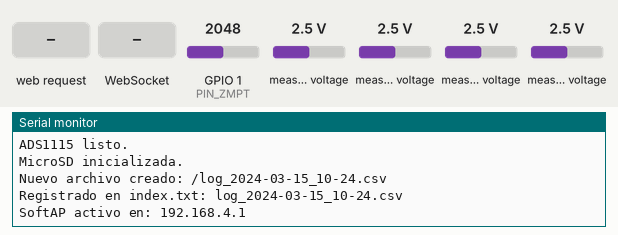
A sketch run on a simulated ESP32. On the bench: the last lines printed to the serial monitor. Inputs (shaded band) come from the test bench; at power-on: measured voltage 2.5 V, GPIO 1 (PIN_ZMPT) = 2048 (analog values on the 0–4095 scale). The local clock reads 2024-03-15 10:24:30 at power-on unless the sketch sets it; storage starts empty.

Above: at 1.2 s.
1.3 s: HTTP request GET /list-files received
At 2.4 s:
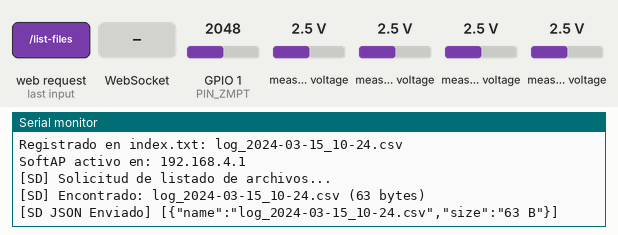
2.8 s: WebSocket text "/" received
At 3.6 s:
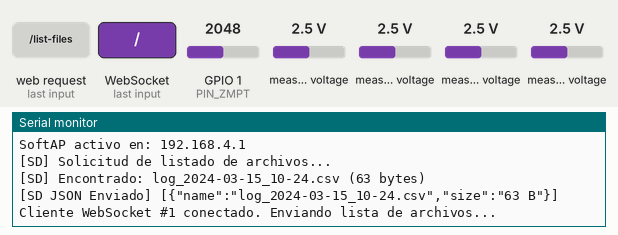
4.3 s: measured voltage (sensor 202) set to 0.1 V
At 7.8 s:
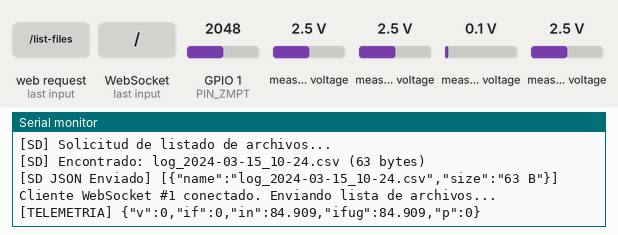

The sketch:

DATALOGGER_VOLT_CORRIENTE_DIF_WEBSOCKET_MEMORIASD_v3.ino
```cpp
#include <ArduinoJson.h>
#include <ArduinoJson.hpp>
#include <WiFi.h>
#include <AsyncTCP.h>
#include <ESPAsyncWebServer.h>
#include <SPI.h>
#include <SD.h>
#include <Wire.h>
#include <Adafruit_ADS1X15.h>
#include <time.h>
#include <sys/time.h>
SemaphoreHandle_t sdMutex;
// --- Credenciales SoftAP ---
const char* AP_SSID = "Monitor-Energia";
const char* AP_PASS = "12345678";

// --- Hardware & Pines ---
#define I2C_SDA      5
#define I2C_SCL      23
#define PIN_ZMPT     1
#define SD_CS_PIN    19

// --- Constantes de Calibración ---
const float CALIBRATION_SCT   = 50.0;
const float VOLTS_PER_BIT_ADS = 0.0000625;
const float CALIBRATION_VOLT  = 450;
const float EMA_ALPHA         = 0.15;

// --- Configuración de Archivos ---
// Lapso de rotación en segundos (ej. 1800 = 30 min, 3600 = 1 hora)
const unsigned int TIEMPO_GUARDADO_MIN = 30;
const unsigned long FILE_ROTATION_SEC = TIEMPO_GUARDADO_MIN*60;

struct Medicion {
  char timestamp_str[24];
  float voltaje;
  float i_fase;
  float i_neutro;
  float i_fuga;
  float potencia_aparente;
};

Adafruit_ADS1115 ads;
QueueHandle_t medicionesQueue;
AsyncWebServer server(80);
AsyncWebSocket ws("/ws");

float vRMS_filtrado = 0.0;
String currentFileName = "";
unsigned long fileStartTime = 0;
bool timeSynchronized = false;

// Obtener string de fecha/hora formateada
String getFormattedTime() {
  time_t now = time(nullptr);
  struct tm timeinfo;
  localtime_r(&now, &timeinfo);
  char buffer[25];
  strftime(buffer, sizeof(buffer), "%Y-%m-%d %H:%M:%S", &timeinfo);
  return String(buffer);
}

// Generar nombre de archivo rotativo
String generateNewFileName() {
  time_t now = time(nullptr);
  struct tm timeinfo;
  localtime_r(&now, &timeinfo);
  char buffer[32];
  strftime(buffer, sizeof(buffer), "/log_%Y-%m-%d_%H-%M.csv", &timeinfo);
  return String(buffer);
}
void sendFileListViaWS(AsyncWebSocketClient *client) {
  if (xSemaphoreTake(sdMutex, pdMS_TO_TICKS(1000)) == pdTRUE) {
    if (SD.exists("/index.txt")) {
      File idx = SD.open("/index.txt", FILE_READ);
      if (idx) {
        JsonDocument doc;
        JsonArray arr = doc["fileList"].to<JsonArray>();

        while (idx.available()) {
          String line = idx.readStringUntil('\n');
          line.trim();
          if (line.length() > 0) {
            arr.add(line);
          }
        }
        idx.close();

        String out;
        serializeJson(doc, out);
        client->text(out);
      }
    } else {
      // Si aún no hay índice, enviar lista vacía
      client->text("{\"fileList\":[]}");
    }
    xSemaphoreGive(sdMutex);
  }
}

// Inicializar nuevo archivo CSV y registrarlo en el índice
void initNewLogFile() {
  currentFileName = generateNewFileName();
  fileStartTime = millis();

  // 1. Crear el nuevo archivo de datos
  File f = SD.open(currentFileName.c_str(), FILE_WRITE);
  if (f) {
    f.println("Fecha_Hora,Voltaje_V,I_Fase_A,I_Neutro_A,I_Fuga_A,Potencia_VA");
    f.close();
    Serial.println("Nuevo archivo creado: " + currentFileName);
  }

  // 2. Anotar el nombre en index.txt (sin la diagonal inicial para la URL)
  String cleanName = currentFileName.startsWith("/") ? currentFileName.substring(1) : currentFileName;
  File idx = SD.open("/index.txt", FILE_APPEND);
  if (idx) {
    idx.println(cleanName);
    idx.close();
    Serial.println("Registrado en index.txt: " + cleanName);
  }

  // 3. Notificar de inmediato al celular vía WebSocket si está abierto
  if (ws.count() > 0) {
    JsonDocument doc;
    doc["newFile"] = cleanName;
    String out;
    serializeJson(doc, out);
    ws.textAll(out);
  }
}
// HTML con sincronización horaria automática y explorador de archivos
const char INDEX_HTML[] PROGMEM = R"rawliteral(
<!DOCTYPE html>
<html lang="es">
<head>
  <meta charset="UTF-8">
  <meta name="viewport" content="width=device-width, initial-scale=1.0">
  <title>Monitor Eléctrico</title>
  <style>
    body { font-family: -apple-system, sans-serif; background: #121418; color: #e0e6ed; margin: 0; padding: 12px; }
    .container { max-width: 600px; margin: 0 auto; }
    .card { background: #1c1f26; border-radius: 8px; padding: 12px; margin-bottom: 10px; border: 1px solid #2d333b; text-align: center; }
    .grid { display: grid; grid-template-columns: 1fr 1fr; gap: 8px; }
    .val { font-size: 1.7rem; font-weight: bold; }
    .v-val { color: #00e676; } .if-val { color: #29b6f6; } .in-val { color: #ab47bc; } .fug-val { color: #ef5350; } .p-val { color: #ffa726; }
    .file-item { display: flex; justify-content: space-between; align-items: center; padding: 8px 4px; border-bottom: 1px solid #2d333b; font-size: 0.9rem; }
    .btn { background: #008080; color: white; padding: 6px 12px; border-radius: 4px; text-decoration: none; font-size: 0.85rem; font-weight: bold; }
    #time-status { font-size: 0.8rem; color: #8b949e; margin-top: 4px; }
  </style>
</head>
<body>
  <div class="container">
    <h2 style="text-align:center; margin: 8px 0;">Monitor Eléctrico Autónomo</h2>
    <div id="time-status" style="text-align:center;">Sincronizando hora...</div>

    <div class="card" style="margin-top:10px;">
      <div>Voltaje RMS</div>
      <div id="volt" class="val v-val">-- V</div>
    </div>
    <div class="grid">
      <div class="card">
        <div>I Fase RMS</div>
        <div id="ifase" class="val if-val">-- A</div>
      </div>
      <div class="card">
        <div>I Neutro RMS</div>
        <div id="ineutro" class="val in-val">-- A</div>
      </div>
    </div>
    <div class="grid">
      <div class="card">
        <div>I Fuga</div>
        <div id="ifuga" class="val fug-val">-- A</div>
      </div>
      <div class="card">
        <div>Potencia</div>
        <div id="power" class="val p-val">-- W</div>
      </div>
    </div>

    <div class="card">
      <h3 style="margin: 4px 0 10px 0;">Archivos en Memoria MicroSD</h3>
      <div id="file-list">Cargando registros...</div>
    </div>
  </div>

<script>
    const gateway = `ws://${window.location.hostname}/ws`;
    let websocket;
    let knownFiles = [];

    function renderFileList() {
      const container = document.getElementById('file-list');
      if (knownFiles.length === 0) {
        container.innerHTML = '<p style="color:#8b949e;">No hay archivos registrados aún.</p>';
        return;
      }
      let html = '';
      // Mostramos los más recientes primero (orden invertido)
      for (let i = knownFiles.length - 1; i >= 0; i--) {
        const name = knownFiles[i];
        html += `<div class="file-item">
                  <span><b>${name}</b></span>
                  <a class="btn" href="/download?file=${encodeURIComponent(name)}" download>Descargar</a>
                 </div>`;
      }
      container.innerHTML = html;
    }

    function initWebSocket() {
      websocket = new WebSocket(gateway);
      websocket.onopen = function() {
        const localEpoch = Math.floor(Date.now() / 1000);
        websocket.send(JSON.stringify({ setTime: localEpoch }));
      };
      websocket.onmessage = function(event) {
        const data = JSON.parse(event.data);

        // Recibir lista inicial de archivos
        if (data.fileList !== undefined) {
          knownFiles = data.fileList;
          renderFileList();
        }
        // Recibir notificación de archivo nuevo rotado
        else if (data.newFile !== undefined) {
          if (!knownFiles.includes(data.newFile)) {
            knownFiles.push(data.newFile);
            renderFileList();
          }
        }
        // Hora sincronizada
        else if (data.timeSync) {
          document.getElementById('time-status').innerText = "Hora sincronizada: " + data.clock;
        }
        // Mediciones en tiempo real
        else if (data.v !== undefined) {
          document.getElementById('volt').innerText = Number(data.v).toFixed(1) + " V";
          document.getElementById('ifase').innerText = Number(data.if).toFixed(3) + " A";
          document.getElementById('ineutro').innerText = Number(data.in).toFixed(3) + " A";
          document.getElementById('ifuga').innerText = Number(data.ifug).toFixed(3) + " A";
          document.getElementById('power').innerText = Number(data.p).toFixed(1) + " VA";
        }
      };
      websocket.onclose = function() { setTimeout(initWebSocket, 2000); };
    }

    window.onload = initWebSocket;
  </script>
</body>
</html>
)rawliteral";

// --- Muestreo de magnitudes ---
double readVoltageRMS(int /*unused*/) {
  const unsigned long WINDOW_US = 100000;
  long sumRaw = 0;
  for (int i = 0; i < 400; i++) {
    sumRaw += analogRead(PIN_ZMPT);
    delayMicroseconds(25);
  }
  float offset = sumRaw / 400.0;

  double sumSq = 0.0;
  long sampleCount = 0;
  unsigned long startMicros = micros();

  while (micros() - startMicros < WINDOW_US) {
    float centered = analogRead(PIN_ZMPT) - offset;
    float vInst = (centered / 4095.0) * 3.3 * CALIBRATION_VOLT;
    sumSq += (vInst * vInst);
    sampleCount++;
    delayMicroseconds(10);
  }

  if (sampleCount == 0) return 0.0;
  double vRMS_inst = sqrt(sumSq / sampleCount);
  if (vRMS_inst < 15.0) vRMS_inst = 0.0;

  if (vRMS_filtrado == 0.0) {
    vRMS_filtrado = vRMS_inst;
  } else {
    vRMS_filtrado = (EMA_ALPHA * vRMS_inst) + ((1.0 - EMA_ALPHA) * vRMS_filtrado);
  }
  return vRMS_filtrado;
}

double readIrmsADS(uint8_t channel, int numSamples) {
  double sumSq = 0.0;
  for (int i = 0; i < numSamples; i++) {
    int16_t rawDiff = (channel == 0) ? ads.readADC_Differential_0_1() : ads.readADC_Differential_2_3();
    float voltage = rawDiff * VOLTS_PER_BIT_ADS;
    float current = voltage * CALIBRATION_SCT;
    sumSq += (current * current);
  }
  double irms = sqrt(sumSq / numSamples);
  return (irms < 0.02) ? 0.0 : irms;
}

// --- TAREA 1: Muestreo continuo ---
void TaskSampling(void *pvParameters) {
  for (;;) {
    double vRed = readVoltageRMS(0);
    double iFase = readIrmsADS(0, 200);
    double iNeutro = readIrmsADS(1, 200);
    double pAparente = vRed * iFase;
    double iFuga = fabs(iFase - iNeutro);

    Medicion med;
    String tStr = getFormattedTime();
    strncpy(med.timestamp_str, tStr.c_str(), sizeof(med.timestamp_str));
    med.voltaje = round(vRed * 10.0) / 10.0;
    med.i_fase = round(iFase * 1000.0) / 1000.0;
    med.i_neutro = round(iNeutro * 1000.0) / 1000.0;
    med.i_fuga = round(iFuga * 1000.0) / 1000.0;
    med.potencia_aparente = round(pAparente * 10.0) / 10.0;

    xQueueSend(medicionesQueue, &med, 0);
    vTaskDelay(pdMS_TO_TICKS(100));
  }
}

// --- TAREA 2: MicroSD con Rotación y WebSockets ---
void TaskLoggingAndComms(void *pvParameters) {
  Medicion med;
  unsigned long lastSDWrite = 0;
  String dataBuffer = "";

  for (;;) {
    if (xQueueReceive(medicionesQueue, &med, portMAX_DELAY) == pdPASS) {

      // 1. WebSocket & Serial
      JsonDocument doc;
      doc["v"] = med.voltaje;
      doc["if"] = med.i_fase;
      doc["in"] = med.i_neutro;
      doc["ifug"] = med.i_fuga;
      doc["p"] = med.potencia_aparente;

      String jsonStr;
      serializeJson(doc, jsonStr);
      Serial.print("[TELEMETRIA] ");
      Serial.println(jsonStr);

      if (ws.count() > 0) {
        ws.textAll(jsonStr);
      }

      // 2. Acumulación CSV con Fecha y Hora
      dataBuffer += String(med.timestamp_str) + "," +
                    String(med.voltaje, 1) + "," +
                    String(med.i_fase, 3) + "," +
                    String(med.i_neutro, 3) + "," +
                    String(med.i_fuga, 3) + "," +
                    String(med.potencia_aparente, 1) + "\n";

      // 3. Revisar rotación de archivo
      if ((millis() - fileStartTime) >= (FILE_ROTATION_SEC * 1000UL)) {
        if (xSemaphoreTake(sdMutex, pdMS_TO_TICKS(1000)) == pdTRUE) {
          if (dataBuffer.length() > 0 && currentFileName != "") {
            File f = SD.open(currentFileName.c_str(), FILE_APPEND);
            if (f) { f.print(dataBuffer); f.close(); }
            dataBuffer = "";
          }
          initNewLogFile();
          xSemaphoreGive(sdMutex);
        }
      }

      // 4. Escritura periódica a SD cada 5 segundos
      if (millis() - lastSDWrite >= 5000) {
        if (currentFileName != "") {
          if (xSemaphoreTake(sdMutex, pdMS_TO_TICKS(1000)) == pdTRUE) {
            File file = SD.open(currentFileName.c_str(), FILE_APPEND);
            if (file) {
              file.print(dataBuffer);
              file.close();
              dataBuffer = "";
              lastSDWrite = millis();
            }
            xSemaphoreGive(sdMutex);
          }
        }
      }
    }
  }
}

// Manejo de eventos WebSocket (recibe sincronización de hora)
void onWsEvent(AsyncWebSocket *server, AsyncWebSocketClient *client, AwsEventType type, void *arg, uint8_t *data, size_t len) {
  if (type == WS_EVT_CONNECT) {
    Serial.printf("Cliente WebSocket #%u conectado. Enviando lista de archivos...\n", client->id());
    sendFileListViaWS(client);
  }
  else if (type == WS_EVT_DATA) {
    AwsFrameInfo *info = (AwsFrameInfo*)arg;
    if (info->final && info->index == 0 && info->len == len && info->opcode == WS_TEXT) {
      JsonDocument doc;
      deserializeJson(doc, data, len);
      if (doc.containsKey("setTime")) {
        time_t epoch = doc["setTime"];
        struct timeval tv = { .tv_sec = epoch, .tv_usec = 0 };
        settimeofday(&tv, nullptr);
        tzset();
        timeSynchronized = true;

        Serial.printf("Reloj sincronizado con el navegador: %ld\n", epoch);

        if (currentFileName.startsWith("/log_1970")) {
          if (xSemaphoreTake(sdMutex, pdMS_TO_TICKS(1000)) == pdTRUE) {
            initNewLogFile();
            xSemaphoreGive(sdMutex);
          }
          // Reenviar lista actualizada
          sendFileListViaWS(client);
        }

        JsonDocument res;
        res["timeSync"] = true;
        res["clock"] = getFormattedTime();
        String out;
        serializeJson(res, out);
        client->text(out);
      }
    }
  }
}

void setupServerRoutes() {
  server.on("/", HTTP_GET, [](AsyncWebServerRequest *request){
    request->send_P(200, "text/html", INDEX_HTML);
  });

  // Endpoint robusto para listar archivos CSV
  server.on("/list-files", HTTP_GET, [](AsyncWebServerRequest *request){
    JsonDocument doc;
    JsonArray arr = doc.to<JsonArray>();

    Serial.println("[SD] Solicitud de listado de archivos...");

    if (xSemaphoreTake(sdMutex, pdMS_TO_TICKS(2000)) == pdTRUE) {
      File root = SD.open("/");
      if (!root) {
        Serial.println("[SD ERROR] No se pudo abrir la raíz '/'");
      } else {
        File file = root.openNextFile();
        while (file) {
          if (!file.isDirectory()) {
            String fname = String(file.name());

            // Limpiar diagonales iniciales si existen
            while (fname.startsWith("/")) {
              fname = fname.substring(1);
            }

            // Filtrar archivos de sistema de Windows/Mac y aceptar solo CSV
            if (!fname.startsWith(".") && !fname.startsWith("_") && (fname.endsWith(".csv") || fname.endsWith(".CSV"))) {
              JsonObject obj = arr.add<JsonObject>();
              obj["name"] = fname;

              size_t bytes = file.size();
              if (bytes < 1024) {
                obj["size"] = String(bytes) + " B";
              } else {
                obj["size"] = String(bytes / 1024.0, 1) + " KB";
              }
              Serial.printf("[SD] Encontrado: %s (%u bytes)\n", fname.c_str(), bytes);
            }
          }
          file.close();
          file = root.openNextFile();
        }
        root.close();
      }
      xSemaphoreGive(sdMutex);
    } else {
      Serial.println("[SD ERROR] Timeout esperando sdMutex en /list-files");
    }

    String response;
    serializeJson(doc, response);
    Serial.print("[SD JSON Enviado] ");
    Serial.println(response);

    AsyncWebServerResponse *res = request->beginResponse(200, "application/json", response);
    res->addHeader("Access-Control-Allow-Origin", "*");
    res->addHeader("Cache-Control", "no-cache, no-store, must-revalidate");
    request->send(res);
  });

  // Descarga protegida con el Mutex
  server.on("/download", HTTP_GET, [](AsyncWebServerRequest *request){
    if (request->hasParam("file")) {
      String fName = "/" + request->getParam("file")->value();

      if (xSemaphoreTake(sdMutex, pdMS_TO_TICKS(1500)) == pdTRUE) {
        bool exists = SD.exists(fName.c_str());
        xSemaphoreGive(sdMutex);

        if (exists) {
          request->send(SD, fName.c_str(), "text/csv", true);
          return;
        }
      }
    }
    request->send(404, "text/plain", "Archivo no encontrado.");
  });

  ws.onEvent(onWsEvent);
  server.addHandler(&ws);
  server.begin();
}

void setup() {
  Serial.begin(115200);

  analogReadResolution(12);
  analogSetAttenuation(ADC_11db);
    // Configurar zona horaria para México Central (UTC-6 todo el año)
  setenv("TZ", "CST6", 1);
  tzset();

  Wire.begin(I2C_SDA, I2C_SCL);
  if (ads.begin(0x48)) {
    ads.setGain(GAIN_TWO);
    ads.setDataRate(RATE_ADS1115_860SPS);
    Serial.println("ADS1115 listo.");
  }
  sdMutex = xSemaphoreCreateMutex();

  if (!SD.begin(SD_CS_PIN)) {
    Serial.println("Error al montar MicroSD.");
  } else {
    Serial.println("MicroSD inicializada.");
    if (xSemaphoreTake(sdMutex, pdMS_TO_TICKS(1000)) == pdTRUE) {
      initNewLogFile();
      xSemaphoreGive(sdMutex);
    }
  }

  WiFi.mode(WIFI_AP);
  WiFi.softAP(AP_SSID, AP_PASS);
  Serial.print("SoftAP activo en: ");
  Serial.println(WiFi.softAPIP());

  setupServerRoutes();

  medicionesQueue = xQueueCreate(20, sizeof(Medicion));

  xTaskCreatePinnedToCore(TaskSampling, "SamplingTask", 4096, NULL, 2, NULL, 0);
  xTaskCreatePinnedToCore(TaskLoggingAndComms, "CommsTask", 4096, NULL, 1, NULL, 0);
}

void loop() {
  vTaskDelete(NULL);
}
```

Measured:
- after the input at 1.3 s, the serial monitor: prints a new line at once (image 1)
- after the input at 2.8 s, the serial monitor: prints a new line at once (image 2)
- after the input at 4.3 s, the serial monitor: prints a new line after 2.5 s (image 3)
